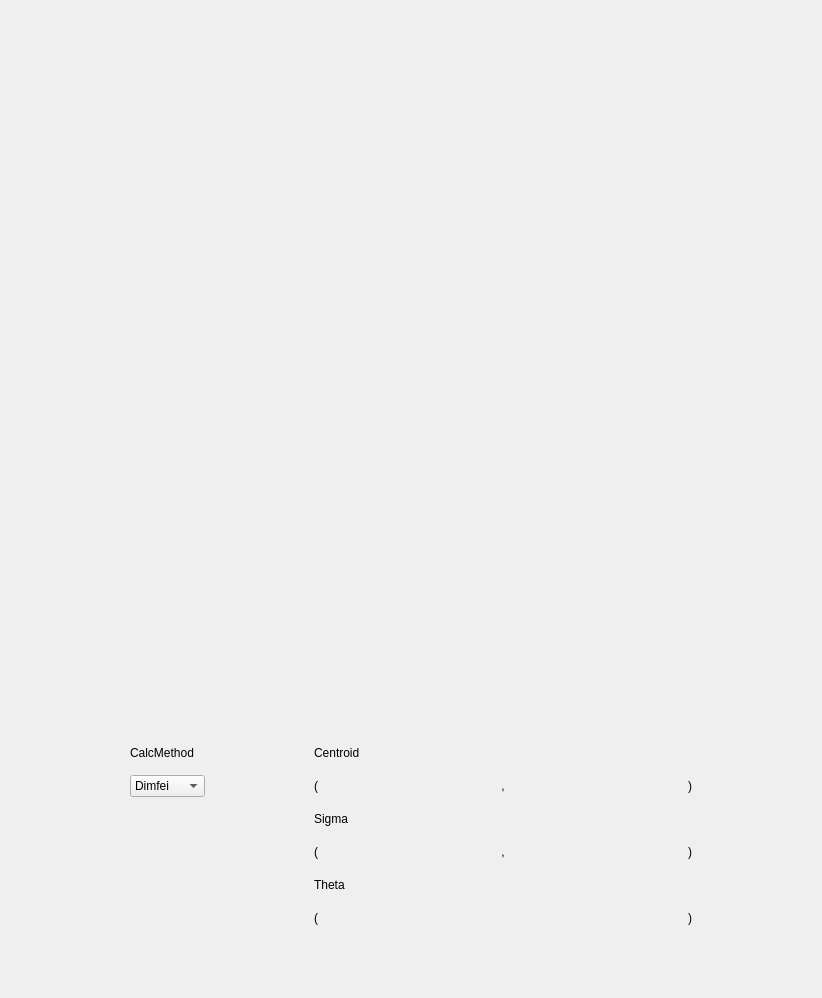
     <widget class="QWidget" name="Scrn3">
      <attribute name="title">
       <string> Scrn 3  </string>
      </attribute>
      <layout class="QVBoxLayout" name="verticalLayout_12">
       <item>
        <spacer name="verticalSpacer_7">
         <property name="orientation">
          <enum>Qt::Vertical</enum>
         </property>
         <property name="sizeHint" stdset="0">
          <size>
           <width>20</width>
           <height>40</height>
          </size>
         </property>
        </spacer>
       </item>
       <item>
        <widget class="QWidget" name="widget_Scrn3" native="true">
         <property name="minimumSize">
          <size>
           <width>0</width>
           <height>0</height>
          </size>
         </property>
         <layout class="QGridLayout" name="gridLayout_6">
          <property name="leftMargin">
           <number>0</number>
          </property>
          <property name="topMargin">
           <number>0</number>
          </property>
          <property name="rightMargin">
           <number>0</number>
          </property>
          <property name="bottomMargin">
           <number>0</number>
          </property>
          <item row="3" column="0" rowspan="2" colspan="2">
           <widget class="QWidget" name="widget_Calculations_Scrn3" native="true">
            <layout class="QGridLayout" name="gridLayout_70">
             <property name="horizontalSpacing">
              <number>0</number>
             </property>
             <property name="verticalSpacing">
              <number>6</number>
             </property>
             <item row="1" column="5">
              <widget class="QLabel" name="label_1_18">
               <property name="text">
                <string>(</string>
               </property>
              </widget>
             </item>
             <item row="4" column="5" colspan="6">
              <widget class="QLabel" name="label_Theta_Scrn3">
               <property name="text">
                <string>Theta</string>
               </property>
              </widget>
             </item>
             <item row="0" column="5" colspan="6">
              <widget class="QLabel" name="label_Centroid_Scrn3">
               <property name="text">
                <string>Centroid</string>
               </property>
              </widget>
             </item>
             <item row="3" column="5">
              <widget class="QLabel" name="label_1_28">
               <property name="text">
                <string>(</string>
               </property>
              </widget>
             </item>
             <item row="1" column="9">
              <widget class="QFrame" name="frame_CentroidY_Scrn3">
               <property name="minimumSize">
                <size>
                 <width>180</width>
                 <height>40</height>
                </size>
               </property>
               <property name="frameShape">
                <enum>QFrame::NoFrame</enum>
               </property>
               <property name="frameShadow">
                <enum>QFrame::Raised</enum>
               </property>
               <widget class="PyDMLabel" name="PyDMLabel_CenterYDimfei_Scrn3">
                <property name="geometry">
                 <rect>
                  <x>10</x>
                  <y>0</y>
                  <width>180</width>
                  <height>40</height>
                 </rect>
                </property>
                <property name="minimumSize">
                 <size>
                  <width>180</width>
                  <height>40</height>
                 </size>
                </property>
                <property name="toolTip">
                 <string/>
                </property>
                <property name="whatsThis">
                 <string/>
                </property>
               </widget>
               <widget class="PyDMLabel" name="PyDMLabel_CenterYNDStats_Scrn3">
                <property name="geometry">
                 <rect>
                  <x>10</x>
                  <y>0</y>
                  <width>180</width>
                  <height>40</height>
                 </rect>
                </property>
                <property name="minimumSize">
                 <size>
                  <width>180</width>
                  <height>40</height>
                 </size>
                </property>
                <property name="toolTip">
                 <string/>
                </property>
                <property name="whatsThis">
                 <string/>
                </property>
               </widget>
              </widget>
             </item>
             <item row="3" column="6">
              <widget class="QFrame" name="frame_SigmaX_Scrn3">
               <property name="minimumSize">
                <size>
                 <width>180</width>
                 <height>40</height>
                </size>
               </property>
               <property name="frameShape">
                <enum>QFrame::NoFrame</enum>
               </property>
               <property name="frameShadow">
                <enum>QFrame::Raised</enum>
               </property>
               <widget class="PyDMLabel" name="PyDMLabel_SigmaXNDStats_Scrn3">
                <property name="geometry">
                 <rect>
                  <x>10</x>
                  <y>0</y>
                  <width>180</width>
                  <height>40</height>
                 </rect>
                </property>
                <property name="minimumSize">
                 <size>
                  <width>180</width>
                  <height>40</height>
                 </size>
                </property>
                <property name="toolTip">
                 <string/>
                </property>
                <property name="whatsThis">
                 <string/>
                </property>
               </widget>
               <widget class="PyDMLabel" name="PyDMLabel_SigmaXDimfei_Scrn3">
                <property name="geometry">
                 <rect>
                  <x>10</x>
                  <y>0</y>
                  <width>180</width>
                  <height>40</height>
                 </rect>
                </property>
                <property name="minimumSize">
                 <size>
                  <width>180</width>
                  <height>40</height>
                 </size>
                </property>
                <property name="toolTip">
                 <string/>
                </property>
                <property name="whatsThis">
                 <string/>
                </property>
               </widget>
              </widget>
             </item>
             <item row="5" column="10">
              <widget class="QLabel" name="label_1_35">
               <property name="text">
                <string>)</string>
               </property>
              </widget>
             </item>
             <item row="0" column="2">
              <widget class="QLabel" name="label_CalcMethod_Scrn3">
               <property name="text">
                <string>CalcMethod</string>
               </property>
              </widget>
             </item>
             <item row="2" column="5" colspan="6">
              <widget class="QLabel" name="label_Sigma_Scrn3">
               <property name="text">
                <string>Sigma</string>
               </property>
              </widget>
             </item>
             <item row="3" column="10">
              <widget class="QLabel" name="label_1_27">
               <property name="text">
                <string>)</string>
               </property>
              </widget>
             </item>
             <item row="5" column="5">
              <widget class="QLabel" name="label_1_36">
               <property name="text">
                <string>(</string>
               </property>
              </widget>
             </item>
             <item row="3" column="9">
              <widget class="QFrame" name="frame_SigmaY_Scrn3">
               <property name="minimumSize">
                <size>
                 <width>180</width>
                 <height>40</height>
                </size>
               </property>
               <property name="frameShape">
                <enum>QFrame::NoFrame</enum>
               </property>
               <property name="frameShadow">
                <enum>QFrame::Raised</enum>
               </property>
               <widget class="PyDMLabel" name="PyDMLabel_SigmaYNDStats_Scrn3">
                <property name="geometry">
                 <rect>
                  <x>10</x>
                  <y>0</y>
                  <width>180</width>
                  <height>40</height>
                 </rect>
                </property>
                <property name="minimumSize">
                 <size>
                  <width>180</width>
                  <height>40</height>
                 </size>
                </property>
                <property name="toolTip">
                 <string/>
                </property>
                <property name="whatsThis">
                 <string/>
                </property>
               </widget>
               <widget class="PyDMLabel" name="PyDMLabel_SigmaYDimfei_Scrn3">
                <property name="geometry">
                 <rect>
                  <x>10</x>
                  <y>0</y>
                  <width>180</width>
                  <height>40</height>
                 </rect>
                </property>
                <property name="minimumSize">
                 <size>
                  <width>180</width>
                  <height>40</height>
                 </size>
                </property>
                <property name="toolTip">
                 <string/>
                </property>
                <property name="whatsThis">
                 <string/>
                </property>
               </widget>
              </widget>
             </item>
             <item row="1" column="2">
              <widget class="PyDMEnumComboBox" name="PyDMEnumComboBox_CalcMethod_Scrn3">
               <property name="enabled">
                <bool>true</bool>
               </property>
               <property name="sizePolicy">
                <sizepolicy hsizetype="Preferred" vsizetype="Maximum">
                 <horstretch>0</horstretch>
                 <verstretch>0</verstretch>
                </sizepolicy>
               </property>
               <property name="toolTip">
                <string/>
               </property>
               <property name="whatsThis">
                <string/>
               </property>
               <item>
                <property name="text">
                 <string>Dimfei</string>
                </property>
               </item>
               <item>
                <property name="text">
                 <string>NDStats</string>
                </property>
               </item>
              </widget>
             </item>
             <item row="1" column="6">
              <widget class="QFrame" name="frame_CentroidX_Scrn3">
               <property name="minimumSize">
                <size>
                 <width>180</width>
                 <height>40</height>
                </size>
               </property>
               <property name="frameShape">
                <enum>QFrame::NoFrame</enum>
               </property>
               <property name="frameShadow">
                <enum>QFrame::Raised</enum>
               </property>
               <widget class="PyDMLabel" name="PyDMLabel_CenterXNDStats_Scrn3">
                <property name="geometry">
                 <rect>
                  <x>10</x>
                  <y>0</y>
                  <width>180</width>
                  <height>40</height>
                 </rect>
                </property>
                <property name="minimumSize">
                 <size>
                  <width>180</width>
                  <height>40</height>
                 </size>
                </property>
                <property name="toolTip">
                 <string/>
                </property>
                <property name="whatsThis">
                 <string/>
                </property>
               </widget>
               <widget class="PyDMLabel" name="PyDMLabel_CenterXDimfei_Scrn3">
                <property name="geometry">
                 <rect>
                  <x>10</x>
                  <y>0</y>
                  <width>180</width>
                  <height>40</height>
                 </rect>
                </property>
                <property name="minimumSize">
                 <size>
                  <width>180</width>
                  <height>40</height>
                 </size>
                </property>
                <property name="toolTip">
                 <string/>
                </property>
                <property name="whatsThis">
                 <string/>
                </property>
               </widget>
              </widget>
             </item>
             <item row="1" column="8">
              <widget class="QLabel" name="label_1_17">
               <property name="text">
                <string> , </string>
               </property>
              </widget>
             </item>
             <item row="3" column="8">
              <widget class="QLabel" name="label_1_29">
               <property name="text">
                <string> , </string>
               </property>
              </widget>
             </item>
             <item row="5" column="6" colspan="4">
              <widget class="QFrame" name="frame_Orientation_Scrn3">
               <property name="minimumSize">
                <size>
                 <width>180</width>
                 <height>40</height>
                </size>
               </property>
               <property name="frameShape">
                <enum>QFrame::NoFrame</enum>
               </property>
               <property name="frameShadow">
                <enum>QFrame::Raised</enum>
               </property>
               <widget class="PyDMLabel" name="PyDMLabel_ThetaNDStats_Scrn3">
                <property name="geometry">
                 <rect>
                  <x>100</x>
                  <y>0</y>
                  <width>180</width>
                  <height>40</height>
                 </rect>
                </property>
                <property name="minimumSize">
                 <size>
                  <width>180</width>
                  <height>40</height>
                 </size>
                </property>
                <property name="toolTip">
                 <string/>
                </property>
                <property name="whatsThis">
                 <string/>
                </property>
                <property name="alignment">
                 <set>Qt::AlignCenter</set>
                </property>
               </widget>
               <widget class="PyDMLabel" name="PyDMLabel_ThetaDimfei_Scrn3">
                <property name="geometry">
                 <rect>
                  <x>100</x>
                  <y>0</y>
                  <width>180</width>
                  <height>40</height>
                 </rect>
                </property>
                <property name="minimumSize">
                 <size>
                  <width>180</width>
                  <height>40</height>
                 </size>
                </property>
                <property name="toolTip">
                 <string/>
                </property>
                <property name="whatsThis">
                 <string/>
                </property>
                <property name="alignment">
                 <set>Qt::AlignCenter</set>
                </property>
               </widget>
              </widget>
             </item>
             <item row="1" column="1">
              <spacer name="horizontalSpacer_11">
               <property name="orientation">
                <enum>Qt::Horizontal</enum>
               </property>
               <property name="sizeHint" stdset="0">
                <size>
                 <width>40</width>
                 <height>20</height>
                </size>
               </property>
              </spacer>
             </item>
             <item row="1" column="10">
              <widget class="QLabel" name="label_1_19">
               <property name="text">
                <string>)</string>
               </property>
              </widget>
             </item>
             <item row="1" column="4">
              <spacer name="horizontalSpacer_10">
               <property name="orientation">
                <enum>Qt::Horizontal</enum>
               </property>
               <property name="sizeHint" stdset="0">
                <size>
                 <width>40</width>
                 <height>20</height>
                </size>
               </property>
              </spacer>
             </item>
             <item row="1" column="11">
              <spacer name="horizontalSpacer_9">
               <property name="orientation">
                <enum>Qt::Horizontal</enum>
               </property>
               <property name="sizeHint" stdset="0">
                <size>
                 <width>40</width>
                 <height>20</height>
                </size>
               </property>
              </spacer>
             </item>
            </layout>
           </widget>
          </item>
          <item row="0" column="0" rowspan="2" colspan="2">
           <widget class="PyDMImageView" name="PyDMImageView_Scrn3">
            <property name="minimumSize">
             <size>
              <width>800</width>
              <height>640</height>
             </size>
            </property>
            <property name="maximumSize">
             <size>
              <width>800</width>
              <height>640</height>
             </size>
            </property>
            <property name="toolTip">
             <string/>
            </property>
            <property name="whatsThis">
             <string/>
            </property>
            <property name="imageChannel" stdset="0">
             <string>ca://TS-03:DI-Scrn:&amp;&amp;dataarray$$</string>
            </property>
            <property name="widthChannel" stdset="0">
             <string>ca://TS-03:DI-Scrn:$$width$$</string>
            </property>
           </widget>
          </item>
          <item row="2" column="0" colspan="2">
           <spacer name="verticalSpacer_8">
            <property name="orientation">
             <enum>Qt::Vertical</enum>
            </property>
            <property name="sizeHint" stdset="0">
             <size>
              <width>20</width>
              <height>40</height>
             </size>
            </property>
           </spacer>
          </item>
         </layout>
        </widget>
       </item>
       <item>
        <spacer name="verticalSpacer_9">
         <property name="orientation">
          <enum>Qt::Vertical</enum>
         </property>
         <property name="sizeHint" stdset="0">
          <size>
           <width>20</width>
           <height>40</height>
          </size>
         </property>
        </spacer>
       </item>
      </layout>
     </widget>
